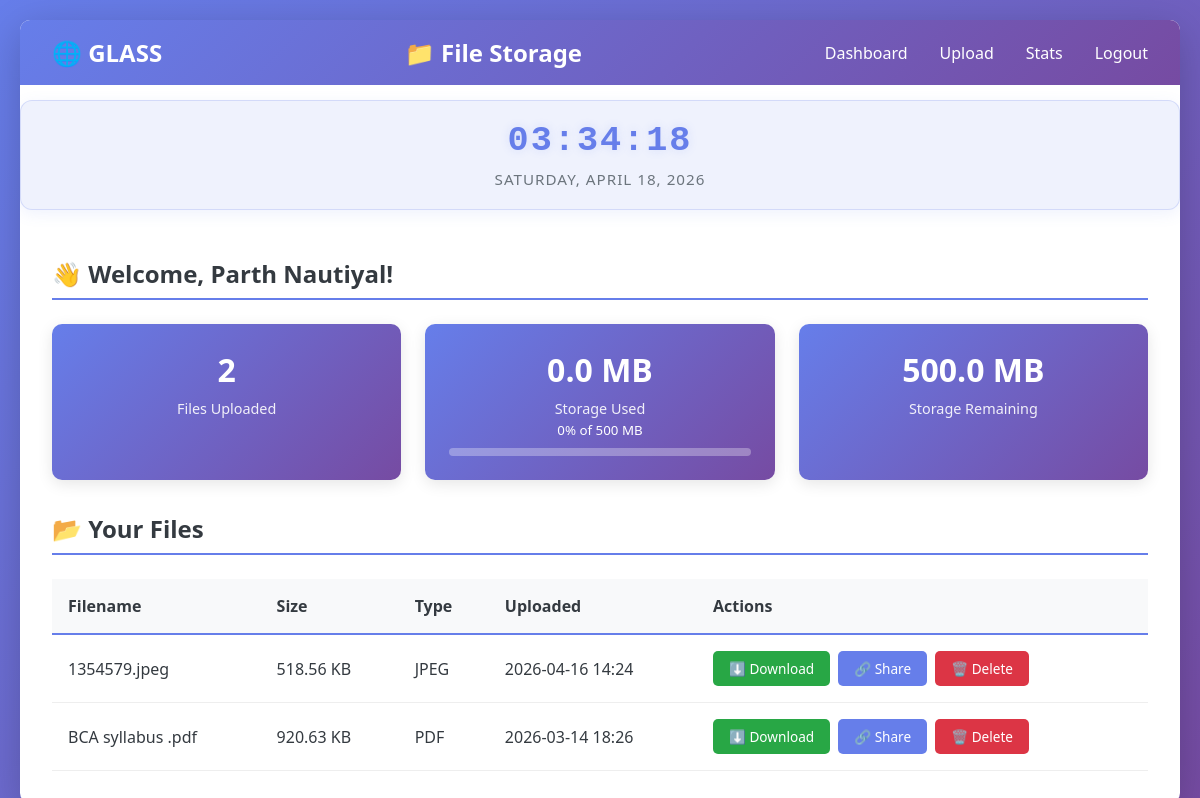
The page /dashboard (signed in) on the database as committed earlier.
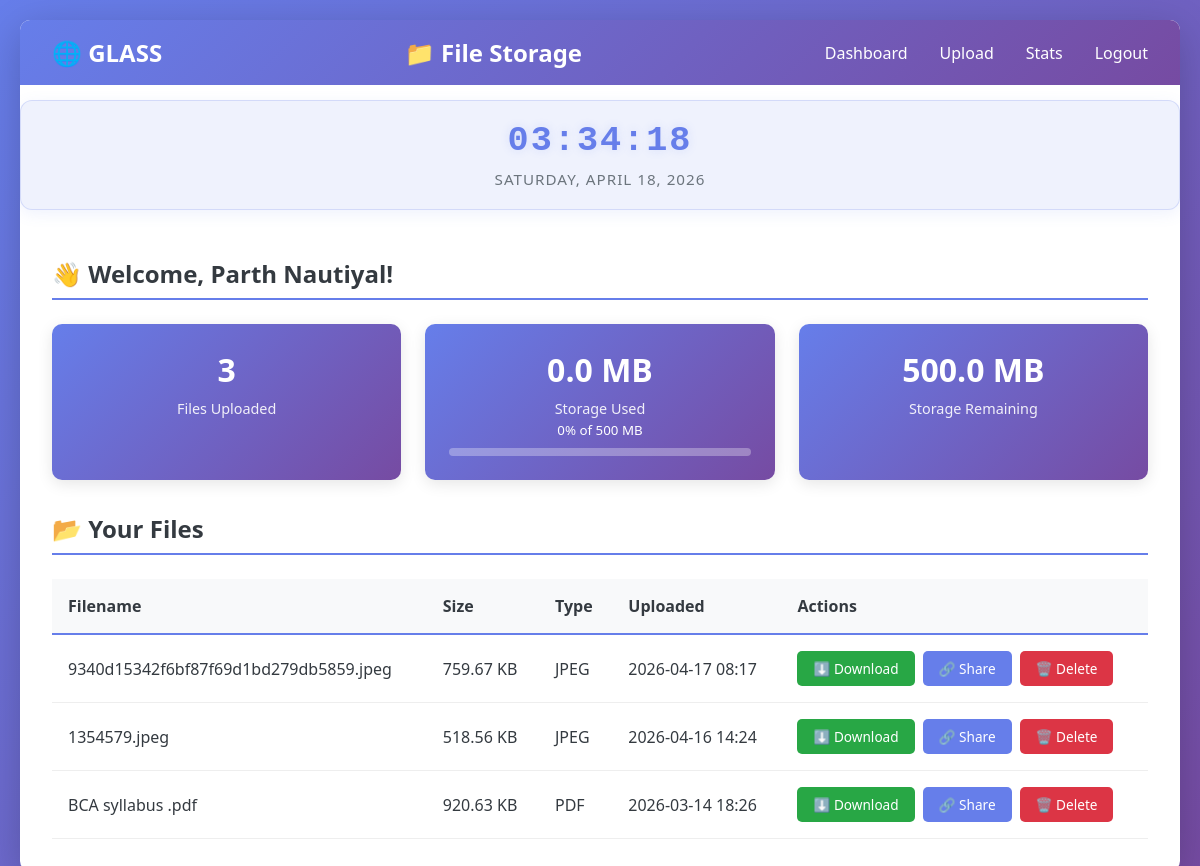
The same page on the database as committed later.
### models.py (models this page shows, shortened)
class User(db.Model):
    __tablename__ = 'users'
    id = db.Column(db.Integer, primary_key=True)
    username = db.Column(db.String(80), unique=True, nullable=False, index=True)
    email = db.Column(db.String(120), unique=True, nullable=False, index=True)
    password_hash = db.Column(db.String(255), nullable=False)
    created_at = db.Column(db.DateTime, default=lambda: datetime.now(timezone.utc))
    last_login = db.Column(db.DateTime)
    files = db.relationship('File', backref='owner', lazy=True, cascade='all, delete-orphan')
    def get_storage_used(self):
        total = 0
        for file in self.files:
            if os.path.exists(file.filepath):
                total += os.path.getsize(file.filepath)
        return total
    def get_storage_used_mb(self):
        return round(self.get_storage_used() / (1024 * 1024), 2)
    def get_file_count(self):
        return len(self.files)

class File(db.Model):
    __tablename__ = 'files'
    id = db.Column(db.Integer, primary_key=True)
    filename = db.Column(db.String(255), nullable=False)
    stored_filename = db.Column(db.String(255), unique=True, nullable=False)
    file_size = db.Column(db.Integer, nullable=False)
    file_type = db.Column(db.String(50), nullable=False)
    filepath = db.Column(db.String(500), nullable=False)
    uploaded_at = db.Column(db.DateTime, default=lambda: datetime.now(timezone.utc), index=True)
    description = db.Column(db.Text)
    user_id = db.Column(db.Integer, db.ForeignKey('users.id'), nullable=False, index=True)
    share_links = db.relationship('ShareLink', backref='file', lazy=True, cascade='all, delete-orphan')
    def get_file_size_formatted(self):
        size = self.file_size
        for unit in ['B', 'KB', 'MB', 'GB']:
            if size < 1024:
                return f"{size:.2f} {unit}"
            size /= 1024
        return f"{size:.2f} TB"

### app.py (the view)
@app.route('/dashboard')
@login_required
def dashboard():
    user_id = session.get('user_id')
    user = User.query.get(user_id)
    if not user:
        flash('⚠️ User not found!', 'error')
        return redirect(url_for('auth.logout'))
    files = File.query.filter_by(user_id=user_id).order_by(File.uploaded_at.desc()).all()
    storage_used = user.get_storage_used_mb()
    file_count = user.get_file_count()
    context = {
        'user': user,
        'files': files,
        'storage_used_mb': storage_used,
        'file_count': file_count,
        'total_storage_mb': 500  # 500MB limit per user (you can change this)
    }
    return render_template('dashboard.html', **context)

### app.py (called while the page is built)
@app.before_request
def track_visit():
    stats = SiteStats.get_or_create()
    stats.increment_visits()
    stats.update_stats()

@app.context_processor
def inject_stats():
    stats = SiteStats.get_or_create()
    stats.update_stats()
    return dict(site_stats=stats)

@app.context_processor
def inject_user():
    user = None
    if 'user_id' in session:
        user = User.query.get(session['user_id'])
    return dict(current_user=user)

### auth.py (called while the page is built)
def login_required(f):
    from functools import wraps
    @wraps(f)
    def decorated_function(*args, **kwargs):
        if 'user_id' not in session:
            flash('⚠️ Please login first!', 'warning')
            return redirect(url_for('auth.login'))
        return f(*args, **kwargs)
    return decorated_function

### models.py (called while the page is built)
    @staticmethod
    def get_or_create():
        stats = SiteStats.query.first()
        if not stats:
            stats = SiteStats()
            db.session.add(stats)
            db.session.commit()
        return stats

    def increment_visits(self):
        self.total_visits += 1
        self.last_updated = datetime.now(timezone.utc)
        db.session.commit()

    def update_stats(self):
        self.total_users = User.query.count()
        self.total_files_uploaded = File.query.count()
        total_bytes = 0
        for file in File.query.all():
            total_bytes += file.file_size
        self.total_storage_used_mb = round(total_bytes / (1024 * 1024), 2)
        self.last_updated = datetime.now(timezone.utc)
        db.session.commit()

### templates/dashboard.html (shortened to what this page needs)
{% extends "base.html" %}
{% block content %}
<h2>👋 Welcome, {{ current_user.username }}!</h2>
{% set used_percent = (storage_used_mb / total_storage_mb * 100) | int %}
<div class="stats-row">
    <div class="stat-card">
        <h3>{{ file_count }}</h3>
        <p>Files Uploaded</p>
    </div>
    <div class="stat-card">
        <h3>{{ storage_used_mb }} MB</h3>
        <p>Storage Used</p>
        <small>{{ used_percent }}% of 500 MB</small>
        <div class="progress-bar">
        </div>
    </div>
    <div class="stat-card">
        <h3>{{ total_storage_mb - storage_used_mb }} MB</h3>
        <p>Storage Remaining</p>
    </div>
</div>
<h2>📂 Your Files</h2>
{% if files %}
    <table class="files-table">
        <thead>
            <tr>
                <th>Filename</th>
                <th>Size</th>
                <th>Type</th>
                <th>Uploaded</th>
                <th>Actions</th>
            </tr>
        </thead>
        <tbody>
            {% for file in files %}
            <tr>
                <td>{{ file.filename }}</td>
                <td>{{ file.get_file_size_formatted() }}</td>
                <td>{{ file.file_type.upper() }}</td>
                <td id="file-time-{{ file.id }}" class="file-time" data-time="{{ file.uploaded_at.isoformat() }}">
               {{ file.uploaded_at.strftime('%Y-%m-%d %H:%M') }}</td>
                <td>
                    <div class="file-actions">
                        <a href="{{ url_for('main.download', file_id=file.id) }}" class="btn btn-success btn-small">⬇️ Download</a>
                        <a href="{{ url_for('main.create_share_link', file_id=file.id) }}" class="btn btn-primary btn-small">🔗 Share</a>
                        <a href="{{ url_for('main.delete', file_id=file.id) }}" class="btn btn-danger btn-small" onclick="return confirm('Delete?');">🗑️ Delete</a>
                    </div>
                </td>
            </tr>
            {% endfor %}
        </tbody>
    </table>
{% else %}
    <div class="empty-state">
        <p>📭 No files uploaded yet!</p>
        <a href="{{ url_for('main.upload') }}" class="btn btn-primary">📤 Upload First File</a>
    </div>
{% endif %}
{% endblock %}

### templates/base.html (shortened to what this page needs)
<!DOCTYPE html>
<html lang="en">
<head>
</head>
<body>
    <div class="container">
        <nav>
            <a href="{{ url_for('about') }}" class="glass-button"><h1>🌐 GLASS</h1></a>
            <h1>📁 File Storage</h1>
            <ul>
                {% if current_user %}
                    <li><a href="{{ url_for('main.dashboard') }}">Dashboard</a></li>
                    <li><a href="{{ url_for('main.upload') }}">Upload</a></li>
                    <li><a href="{{ url_for('main.stats') }}">Stats</a></li>
                    <li><a href="{{ url_for('auth.logout') }}">Logout</a></li>
                {% endif %}
            </ul>
        </nav>
        <div class="clock-widget">
            <div class="clock-time" id="clock-time">00:00:00</div>
            <div class="clock-date" id="clock-date">MONDAY, 1 JANUARY 2024</div>
        </div>
        <div class="content">
            {% block content %}{% endblock %}
        </div>
    </div>
</body>
</html>

### templates/base.html (style rules this page uses)
* { margin: 0; padding: 0; box-sizing: border-box; }
:root { --primary: #667eea; --secondary: #764ba2; --success: #28a745; --danger: #dc3545; --warning: #ffc107; --info: #17a2b8; --light: #f8f9fa; --dark: #343a40; --gray: #6c757d; }
body { font-family: 'Segoe UI', Tahoma, Geneva, Verdana, sans-serif; background: linear-gradient(135deg, var(--primary) 0%, var(--secondary) 100%); min-height: 100vh; padding: 20px; color: var(--dark); }
.container { max-width: 1200px; margin: 0 auto; background: white; border-radius: 10px; box-shadow: 0 10px 40px rgba(0, 0, 0, 0.2); overflow: hidden; }
nav { background: linear-gradient(135deg, var(--primary) 0%, var(--secondary) 100%); padding: 1rem 2rem; display: flex; justify-content: space-between; align-items: center; color: white; }
nav h1 { font-size: 1.5em; }
nav ul { list-style: none; display: flex; gap: 2rem; }
nav a { color: white; text-decoration: none; transition: opacity 0.3s; }
.content { padding: 2rem; }
button, .btn { padding: 0.75rem 1.5rem; border: none; border-radius: 5px; font-size: 1em; cursor: pointer; transition: all 0.3s; text-decoration: none; display: inline-block; }
.btn-primary { background: var(--primary); color: white; }
.btn-danger { background: var(--danger); color: white; }
.btn-success { background: var(--success); color: white; }
h2 { margin-bottom: 1.5rem; color: var(--dark); border-bottom: 2px solid var(--primary); padding-bottom: 0.5rem; }
.clock-widget { background: rgba(102, 126, 234, 0.1); backdrop-filter: blur(10px); border: 1px solid rgba(102, 126, 234, 0.2); border-radius: 12px; padding: 20px 30px; margin: 15px 0; text-align: center; color: var(--primary); box-shadow: 0 4px 15px rgba(102, 126, 234, 0.1); }
.clock-time { font-size: 2.2rem; font-weight: 700; letter-spacing: 2px; text-shadow: 0 0 10px rgba(102, 126, 234, 0.2); margin-bottom: 8px; font-family: 'Courier New', monospace; }
.clock-date { font-size: 0.95rem; font-weight: 300; letter-spacing: 1px; color: var(--gray); text-transform: uppercase; }

### templates/dashboard.html (style rules this page uses)
.stats-row { display: grid; grid-template-columns: repeat(auto-fit, minmax(250px, 1fr)); gap: 1.5rem; margin-bottom: 2rem; }
.stat-card { background: linear-gradient(135deg, #667eea 0%, #764ba2 100%); color: white; padding: 1.5rem; border-radius: 10px; text-align: center; box-shadow: 0 4px 15px rgba(0, 0, 0, 0.1); }
.stat-card h3 { font-size: 2em; margin: 0 0 0.5rem 0; border: none; }
.stat-card p { font-size: 0.9em; margin: 0; opacity: 0.9; }
.progress-bar { width: 100%; height: 8px; background: rgba(255, 255, 255, 0.3); border-radius: 10px; overflow: hidden; margin-top: 0.5rem; }
.files-table { width: 100%; border-collapse: collapse; margin-top: 1rem; }
.files-table th { padding: 1rem; text-align: left; font-weight: bold; border-bottom: 2px solid #667eea; background: #f8f9fa; }
.files-table td { padding: 1rem; border-bottom: 1px solid #eee; }
.file-actions { display: flex; gap: 0.5rem; }
.btn-small { padding: 0.5rem 1rem; font-size: 0.85em; }

Rows that differ between the two databases and show on the page:
added File: filename "9340d15342f6bf87f69d1bd279db5859.jpeg", get_file_size_formatted "759.67 KB", file_type "JPEG", uploaded_at "2026-04-17 08:17"
Other text that changed with them:
{{ file_count }}: "2" → "3"
